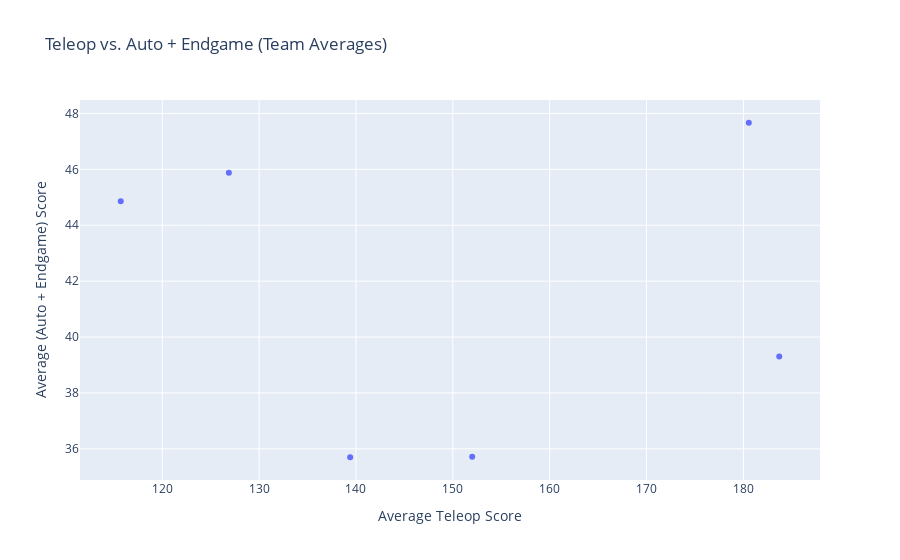

Notebook source saved alongside this figure:
### Code cell
scouted_data = load_scouted_data()
teams = get_Teams_in_Match()
match_data = scouted_data.loc[scouted_data["Team Number"].isin(teams)].reset_index()

# Convert numeric columns, filling NaN with 0
numeric_cols = ["Auto Fuel", "Auto Human Player Score", "Teleop Fuel", "Teleop Human Player Score"]
for col in numeric_cols:
    if col in match_data.columns:
        match_data[col] = pd.to_numeric(match_data[col], errors='coerce').fillna(0)

# Handle boolean column
match_data["Auto Climbing Status"] = match_data["Auto Climbing Status"].fillna(False)
if match_data["Auto Climbing Status"].dtype == 'object':
    match_data["Auto Climbing Status"] = match_data["Auto Climbing Status"].astype(str).str.lower().isin(['true', '1', 'yes'])

# Convert Endgame Climbing Level for teleop
def convert_endgame_to_teleop(level):
    if pd.isna(level):
        return 0
    level_str = str(level).upper().strip()
    if level_str == "L1":
        return 10
    elif level_str == "L2":
        return 20
    elif level_str == "L3":
        return 30
    else:
        return 0

match_data["Endgame Teleop Points"] = match_data["Endgame Climbing Level"].apply(convert_endgame_to_teleop)

# Calculate scores
match_data["Auto Climb Points"] = match_data["Auto Climbing Status"].apply(lambda x: 15 if x else 0)
match_data["All Auto"] = match_data["Auto Fuel"] + match_data["Auto Human Player Score"] + match_data["Auto Climb Points"]
match_data["All Teleop"] = match_data["Teleop Fuel"] + match_data["Teleop Human Player Score"] + match_data["Endgame Teleop Points"]
match_data["All Endgame"] = match_data["Endgame Teleop Points"]
match_data["Auto and Endgame"] = match_data["All Auto"] + match_data["All Endgame"]

# Group by Team Number
team_stats = match_data.groupby("Team Number").agg({
    "All Teleop": "mean",
    "Auto and Endgame": "mean",
    "All Auto": "mean",
    "All Endgame": "mean",
    "Endgame Teleop Points": "mean",
    "Auto Climb Points": "mean",
    "Auto Climbing Status": "mean",
}).reset_index()

# Create plot with Team Number bold at the top
fig = px.scatter(
    team_stats, 
    x="All Teleop", 
    y="Auto and Endgame", 
    title="Teleop vs. Auto + Endgame (Team Averages)",
    hover_data={
        "Team Number": True,
        "All Teleop": ":.1f",
        "Auto and Endgame": ":.1f",
        "All Auto": ":.1f",
        "All Endgame": ":.1f",
        "Endgame Teleop Points": ":.1f",
        "Auto Climb Points": ":.1f",
        "Auto Climbing Status": ":.2%",
    }
)

# Update hover template to make Team Number bold at the top
fig.update_traces(
    hovertemplate=(
        "<b>Team %{customdata[0]}</b><br>"
        "All Teleop: %{x:.1f}<br>"
        "Auto and Endgame: %{y:.1f}<br>"
        "All Auto: %{customdata[1]:.1f}<br>"
        "All Endgame: %{customdata[2]:.1f}<br>"
        "Endgame Teleop Points: %{customdata[3]:.1f}<br>"
        "Auto Climb Points: %{customdata[4]:.1f}<br>"
        "Auto Climbing Status: %{customdata[5]:.2%}<extra></extra>"
    ),
    customdata=team_stats[["Team Number", "All Auto", "All Endgame", 
                          "Endgame Teleop Points", "Auto Climb Points", 
                          "Auto Climbing Status"]].values
)

fig.update_layout(
    xaxis_title="Average Teleop Score",
    yaxis_title="Average (Auto + Endgame) Score",
    hovermode="closest",
    showlegend=False
)

fig.show()

### Figure 1 — Plotly figure (JSON) as saved in the notebook; plotly's stock layout.template omitted (floating-point values rounded to 4 significant figures)
{"data": [{"customdata": [["118", 25.71, 10, 10, 6.429, 0.4286], ["1678", 18.7, 17, 17, 6, 0.4], ["254", 24.62, 21.25, 21.25, 7.5, 0.5], ["3504", 36.29, 8.571, 8.571, 12.86, 0.8571], ["67", 25.44, 22.22, 22.22, 6.667, 0.4444], ["8393", 21.3, 18, 18, 3, 0.2]], "hovertemplate": "<b>Team %{customdata[0]}</b><br>All Teleop: %{x:.1f}<br>Auto and Endgame: %{y:.1f}<br>All Auto: %{customdata[1]:.1f}<br>All Endgame: %{customdata[2]:.1f}<br>Endgame Teleop Points: %{customdata[3]:.1f}<br>Auto Climb Points: %{customdata[4]:.1f}<br>Auto Climbing Status: %{customdata[5]:.2%}<extra></extra>", "legendgroup": "", "marker": {"color": "#636efa", "symbol": "circle"}, "mode": "markers", "name": "", "orientation": "v", "showlegend": false, "type": "scatter", "x": [152.0, 139.4, 126.9, 115.7, 180.6, 183.7], "xaxis": "x", "y": [35.71, 35.7, 45.88, 44.86, 47.67, 39.3], "yaxis": "y"}], "layout": {"hovermode": "closest", "legend": {"tracegroupgap": 0}, "showlegend": false, "title": {"text": "Teleop vs. Auto + Endgame (Team Averages)"}, "xaxis": {"anchor": "y", "domain": [0, 1], "title": {"text": "Average Teleop Score"}}, "yaxis": {"anchor": "x", "domain": [0, 1], "title": {"text": "Average (Auto + Endgame) Score"}}}}
